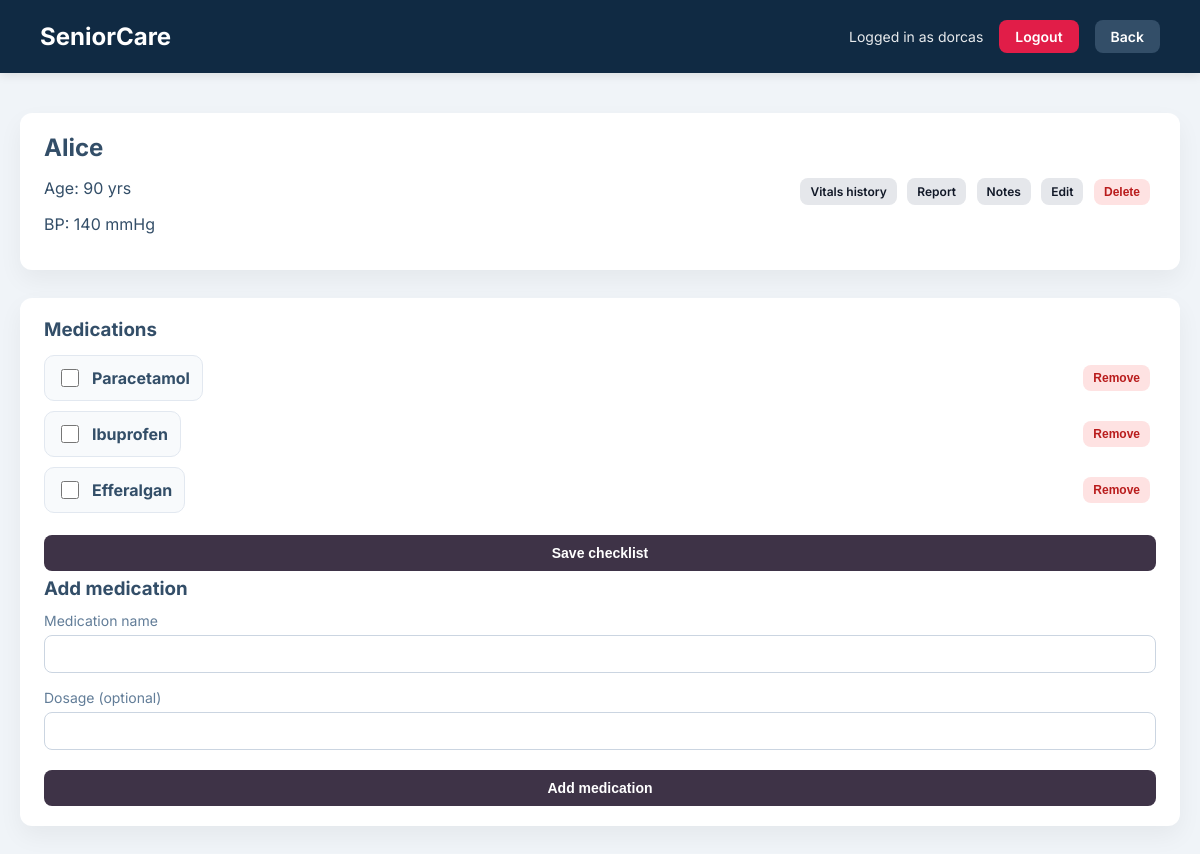
Page /residents/4/medications (signed in) on the earlier database version.
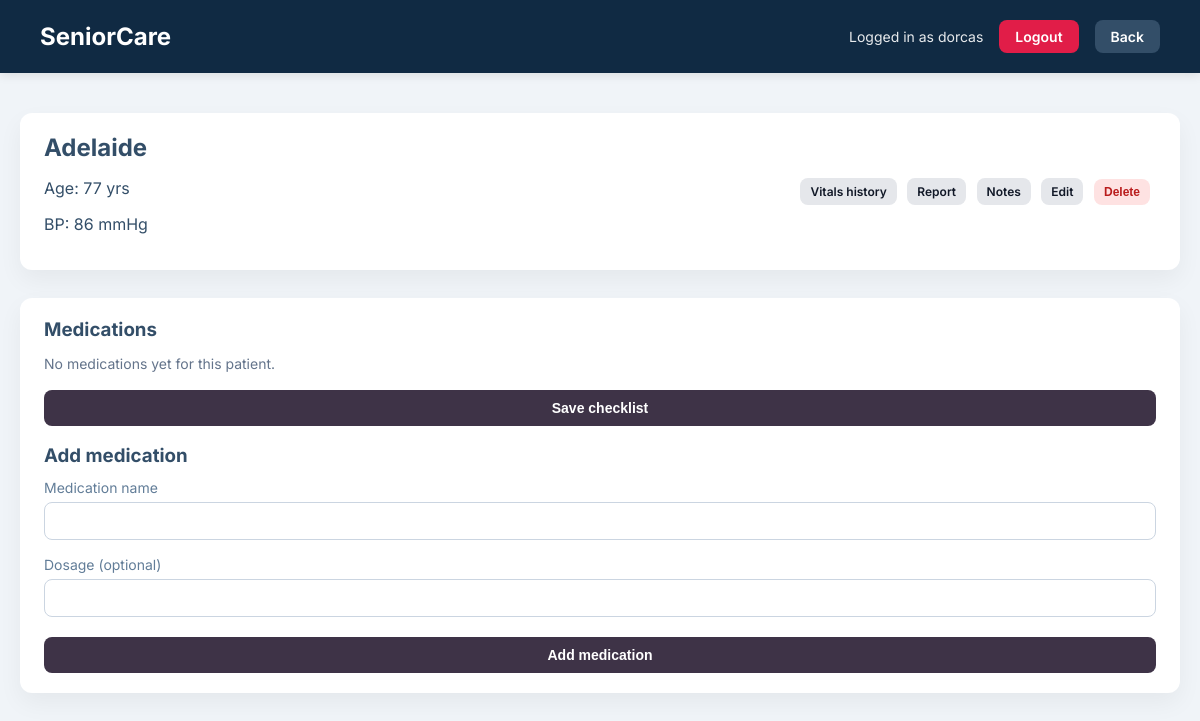
Same page on the later database version.
### tables this page shows
CREATE TABLE residents (
            id INTEGER PRIMARY KEY AUTOINCREMENT,
            name TEXT NOT NULL,
            age INTEGER NOT NULL,
            bp INTEGER NOT NULL,
            temperature REAL
        );

CREATE TABLE medications (
            id INTEGER PRIMARY KEY AUTOINCREMENT,
            resident_id INTEGER NOT NULL,
            name TEXT NOT NULL,
            dosage TEXT,
            -- Save time is used only for ordering in the UI.
            created_at TEXT DEFAULT CURRENT_TIMESTAMP,
            FOREIGN KEY (resident_id) REFERENCES residents (id) ON DELETE CASCADE
        );

### care.py (the view, shortened to what this page needs)
@app.route("/residents/<int:resident_id>/medications", methods=["GET", "POST"])
@login_required
def resident_medications(resident_id):
    db = get_db_connection()
    resident = db.execute(
        "SELECT * FROM residents WHERE id = ?", (resident_id,)
    ).fetchone()
    if not resident:
        db.close()
        flash("Patient not found.", "error")
        return redirect(url_for("home"))
    today = date.today().isoformat()
    medications = db.execute(
        "SELECT id, name, dosage FROM medications WHERE resident_id = ? ORDER BY created_at DESC",
        (resident_id,),
    ).fetchall()
    given_medication_ids = set()
    if medications:
        given_rows = db.execute(
            """
            SELECT ml.medication_id
            FROM medication_logs ml
            INNER JOIN medications m ON m.id = ml.medication_id
            WHERE m.resident_id = ? AND ml.given_date = ?
            """,
            (resident_id, today),
        ).fetchall()
        given_medication_ids = {row["medication_id"] for row in given_rows}
    db.close()
    return render_template(
        "medications_page.html",
        resident=resident,
        medications=medications,
        given_medication_ids=given_medication_ids,
        today=today,
        username=session.get("username"),
    )

### care.py (called while the page is built)
def get_db_connection():
    conn = sqlite3.connect("Seniorcare.db")
    conn.row_factory = sqlite3.Row
    return conn

def login_required(view):
    @wraps(view)
    def wrapped_view(**kwargs):
        if "user_id" not in session:
            return redirect(url_for("login"))
        return view(**kwargs)
    return wrapped_view

### templates/medications_page.html (shortened to what this page needs)
<!DOCTYPE html>
<html lang="en">
<head>
    <link rel="stylesheet" href="{{ url_for('static', filename='style.css') }}">
</head>
<body>
    <div class="header">
        <h1>SeniorCare</h1>
        <div class="header-right">
            {% if username %}
                <span class="user-info">Logged in as {{ username }}</span>
                <a href="{{ url_for('logout') }}" class="btn-logout">Logout</a>
            {% endif %}
            <a href="{{ url_for('home') }}" class="btn-logout" style="background-color:#334e68;">Back</a>
        </div>
    </div>
    <div class="container">
        <div class="card patient-header">
            <div class="patient-main">
                <h2>{{ resident['name'] }}</h2>
                <p>Age: {{ resident['age'] }} yrs</p>
                <p>BP: {{ resident['bp'] }} mmHg</p>
            </div>
            <div class="patient-actions">
                <a href="{{ url_for('bp_history', resident_id=resident['id']) }}" class="btn-small">Vitals history</a>
                <a href="{{ url_for('doctor_summary', resident_id=resident['id']) }}" class="btn-small">Report</a>
                <a href="{{ url_for('resident_notes', resident_id=resident['id']) }}" class="btn-small">Notes</a>
                <a href="{{ url_for('edit_resident', resident_id=resident['id']) }}" class="btn-small">Edit</a>
                <form method="post" action="{{ url_for('delete_resident', resident_id=resident['id']) }}" onsubmit="return confirm('Are you sure you want to delete this patient?');">
                    <button type="submit" class="btn-small btn-small-danger">Delete</button>
                </form>
            </div>
        </div>
        <div class="medications-section">
            <div class="medications-header">
                <h3>Medications</h3>
            </div>
            <form method="post" class="med-check-form">
                {% if medications %}
                    <div class="med-list">
                        {% for med in medications %}
                            <div class="med-row">
                                <label class="med-item">
                                    <input
                                        type="checkbox"
                                        name="given_ids"
                                        value="{{ med['id'] }}"
                                    >
                                    <span class="med-text">
                                        <strong>{{ med['name'] }}</strong>
                                    </span>
                                </label>
                                <form method="post" action="{{ url_for('delete_medication', resident_id=resident['id'], medication_id=med['id']) }}" onsubmit="return confirm('Remove this medication?');">
                                    <button type="submit" class="btn-small btn-small-danger">Remove</button>
                                </form>
                            </div>
                        {% endfor %}
                    </div>
                {% else %}
                    <p class="no-notes">No medications yet for this patient.</p>
                {% endif %}
                <button type="submit" class="btn-primary" {% if not medications %}disabled{% endif %}>
                    Save checklist
                </button>
            </form>
            <div class="med-add" id="med-add">
                <h3>Add medication</h3>
                <form method="post" class="med-add-form">
                    <div class="form-group">
                        <label for="med_name">Medication name</label>
                        <input id="med_name" name="med_name" type="text" required>
                    </div>
                    <div class="form-group">
                        <label for="med_dosage">Dosage (optional)</label>
                        <input id="med_dosage" name="med_dosage" type="text">
                    </div>
                    <button type="submit" class="btn-primary">Add medication</button>
                </form>
            </div>
        </div>
    </div>
</body>
</html>

Differences in the rows shown:
removed medications: name "Paracetamol"
no longer on this page (row edited): medications: name "Ibuprofen"
no longer on this page (row edited): medications: name "Efferalgan"
changed residents: name "Alice" → "Adelaide"; age "90" → "77"; bp "140" → "86"
Other differences:
text now shown: "No medications yet for this patient."
